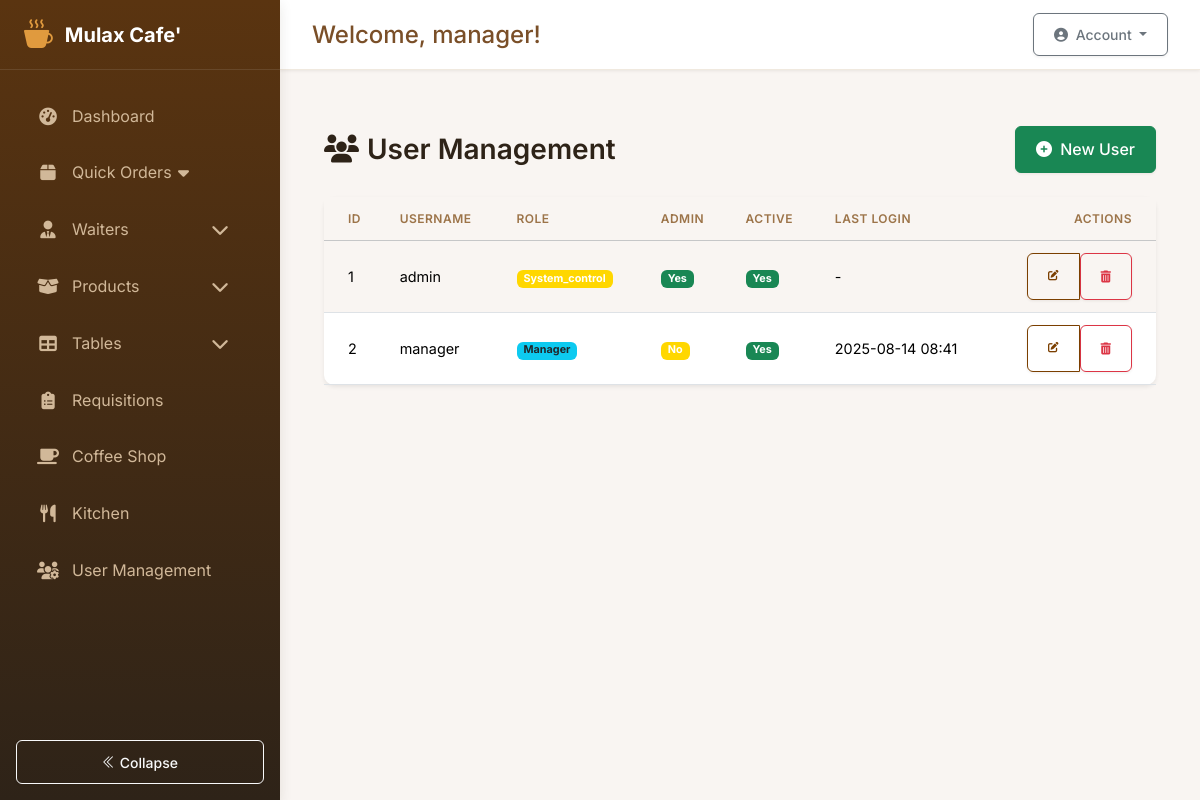
/auth/admin/users (signed in), run on the app's committed database.
### app/models.py (models this page shows, shortened)
class User(db.Model, UserMixin):
    __tablename__ = 'users'
    id = db.Column(db.Integer, primary_key=True)
    username = db.Column(db.String(80), unique=True, nullable=False)
    password_hash = db.Column(db.String(128))
    role = db.Column(db.String(20), default='employee')  # Possible values: 'system_control', 'manager', 'employee'
    is_admin = db.Column(db.Boolean, default=False)
    active = db.Column(db.Boolean, default=True)
    created_at = db.Column(db.DateTime, default=lambda: datetime.now(pytz.timezone('Africa/Kigali')))
    last_login = db.Column(db.DateTime)
    must_change_password = db.Column(db.Boolean, default=True)
    current_shift_id = db.Column(db.Integer, db.ForeignKey('shifts.id'))
    current_shift = db.relationship('Shift', back_populates='users')
    attendances = db.relationship('Attendance', back_populates='user')
    stock_movements = db.relationship('StockMovement', back_populates='user')
    requisitions = db.relationship(
        'Requisition',
        back_populates='requester',
        foreign_keys='[Requisition.user_id]'
    )
    approved_requisitions = db.relationship(
        'Requisition',
        back_populates='approver',
        foreign_keys='[Requisition.approved_by]'
    )
    coffee_sales = db.relationship('CoffeeSale', back_populates='recorder')
    orders_recorded = db.relationship('Order', back_populates='recorder', foreign_keys='[Order.recorded_by]')
    orders_served = db.relationship('Order', back_populates='server', foreign_keys='[Order.served_by]')
    orders_created = db.relationship('Order', back_populates='user', foreign_keys='Order.user_id')
    def is_system_control(self):
        return self.role == 'system_control' or self.is_admin
    def is_employee(self):
        return self.role == 'employee'
    def get_current_shift(self):
        if self.is_admin or self.is_system_control():
            return None  # Admins can see all shifts
        return self.current_shift

### app/auth/auth.py (the view)
@bp.route('/admin/users')
@login_required
def manage_users():
    users = User.query.order_by(User.username).all()
    for user in users:
        if user.last_login:
            user.formatted_last_login = user.last_login.strftime('%Y-%m-%d %H:%M')
        else:
            user.formatted_last_login = None
    return render_template('auth/manage_users.html', users=users)

### app/templates/auth/manage_users.html (shortened to what this page needs)
{% extends 'base.html' %}
{% block content %}
<div class="container mt-4">
    <div class="d-flex justify-content-between align-items-center mb-4">
        <h3 class="mb-0"><i class="fas fa-users me-2"></i>User Management</h3>
        <a href="{{ url_for('auth.create_user') }}" class="btn btn-success">
            <i class="fas fa-plus-circle me-1"></i> New User
        </a>
    </div>
    <div class="card shadow-sm">
        <div class="card-body p-0">
            <div class="table-responsive">
                <table class="table table-hover table-striped mb-0">
                    <thead class="table-light">
                        <tr>
                            <th class="ps-4">ID</th>
                            <th>Username</th>
                            <th>Role</th>
                            <th>Admin</th>
                            <th>Active</th>
                            <th>Last Login</th>
                            <th class="text-end pe-4">Actions</th>
                        </tr>
                    </thead>
                    <tbody>
                    {% for user in users %}
                        <tr>
                            <td class="ps-4">{{ user.id }}</td>
                            <td>{{ user.username }}</td>
                            <td>
                                <span class="badge
                                    {% if user.role == 'admin' %}bg-primary
                                    {% elif user.role == 'manager' %}bg-info text-dark
                                    {% elif user.role == 'waiter' %}bg-warning text-dark
                                    {% else %}bg-secondary
                                    {% endif %}">
                                    {{ user.role|title }}
                                </span>
                            </td>
                            <td>
                                <span class="badge bg-{% if user.is_admin %}success{% else %}secondary{% endif %}">
                                    {{ 'Yes' if user.is_admin else 'No' }}
                                </span>
                            </td>
                            <td>
                                <span class="badge bg-{% if user.active %}success{% else %}danger{% endif %}">
                                    {{ 'Yes' if user.active else 'No' }}
                                </span>
                            </td>
                            <td>{{ user.last_login.strftime('%Y-%m-%d %H:%M') if user.last_login else '-' }}</td>
                            <td class="text-end pe-4">
                                <div class="btn-group btn-group-sm" role="group">
                                    <a href="{{ url_for('auth.edit_user', user_id=user.id) }}"
                                       class="btn btn-outline-primary"
                                       title="Edit"
                                       data-bs-toggle="tooltip">
                                    </a>
                                    <form method="POST"
                                          action="{{ url_for('auth.delete_user', user_id=user.id) }}"
                                          class="d-inline"
                                          onsubmit="return confirm('Are you sure you want to delete this user?');">
                                        <button type="submit"
                                                class="btn btn-outline-danger"
                                                title="Delete"
                                                data-bs-toggle="tooltip">
                                            <i class="fas fa-trash-alt fa-xs"></i>
                                        </button>
                                    </form>
                                </div>
                            </td>
                        </tr>
                    {% else %}
                        <tr>
                            <td colspan="7" class="text-center py-4 text-muted">No users found</td>
                        </tr>
                    {% endfor %}
                    </tbody>
                </table>
            </div>
        </div>
    </div>
</div>
{% endblock %}

### app/templates/base.html (shortened to what this page needs)
<!DOCTYPE html>
<html lang="en">
<head>
    <link rel="stylesheet" href="https://cdn.jsdelivr.net/npm/bootstrap-icons@1.11.1/font/bootstrap-icons.css">
    <link href="https://cdn.jsdelivr.net/npm/bootstrap@5.3.2/dist/css/bootstrap.min.css" rel="stylesheet">
    <link href="{{ url_for('static', filename='css/styles.css') }}" rel="stylesheet">
    <link rel="stylesheet" href="https://cdnjs.cloudflare.com/ajax/libs/font-awesome/6.5.2/css/all.min.css">
    <link rel="stylesheet" href="https://cdn.datatables.net/1.11.5/css/dataTables.bootstrap5.min.css">
</head>
<body>
    {% if current_user.is_authenticated %}
        <div class="app-container">
            <aside class="sidebar" id="sidebar">
                <div class="sidebar-header">
                    <a href="#" class="sidebar-brand">
                        <i class="bi bi-cup-hot-fill"></i>
                        <span>Mulax Cafe'</span>
                    </a>
                </div>
                <div class="sidebar-nav-container">
                    <ul class="sidebar-nav">
                        {% if current_user.role in ['admin', 'manager'] %}
                            <li class="nav-item">
                                <a class="sidebar-nav-link" href="{{ url_for('main.dashboard') }}">
                                    <i class="fas fa-tachometer-alt"></i><span>Dashboard</span>
                                </a>
                            </li>
                        {% endif %}
                        <li class="nav-item">
                            <a class="sidebar-nav-link collapsed" href="#" data-bs-toggle="collapse" data-bs-target="#ordersMenu" aria-expanded="false">
                                <i class="fas fa-box"></i><span>Quick Orders</span>
                                <i class="fas fa-caret-down float-end"></i>
                            </a>
                        </li>
                        {% if current_user.role in ['admin', 'manager'] %}
<li class="nav-item">
    <a class="sidebar-nav-link d-flex align-items-center" href="#waitersSubmenu" data-bs-toggle="collapse" role="button" aria-expanded="false" aria-controls="waitersSubmenu">
        <i class="fas fa-user-tie"></i>
        <span>Waiters</span>
        <i class="fas fa-chevron-down ms-auto menu-toggle"></i>
    </a>
</li>
{% endif %}
                        <li class="nav-item">
                            <a class="sidebar-nav-link d-flex align-items-center" href="#productSubmenu" data-bs-toggle="collapse" role="button" aria-expanded="false" aria-controls="productSubmenu">
                                <i class="fas fa-box-open"></i>
                                <span>Products</span>
                                <i class="fas fa-chevron-down ms-auto menu-toggle"></i>
                            </a>
                        </li>
                        <li class="nav-item">
                            <a class="sidebar-nav-link d-flex align-items-center" href="#tablesSubmenu" data-bs-toggle="collapse" role="button" aria-expanded="false" aria-controls="tablesSubmenu">
                                <i class="fas fa-table"></i>
                                <span>Tables</span>
                                <i class="fas fa-chevron-down ms-auto menu-toggle"></i>
                            </a>
                        </li>
                        <li class="nav-item">
                            <a class="sidebar-nav-link" href="{{ url_for('requisitions.list_requisitions') }}">
                                <i class="fas fa-clipboard-list"></i><span>Requisitions</span>
                            </a>
                        </li>
                        <li class="nav-item">
                            <a class="sidebar-nav-link" href="{{ url_for('coffee.list_sales') }}">
                                <i class="fas fa-coffee"></i><span>Coffee Shop</span>
                            </a>
                        </li>
                        <li class="nav-item">
                            <a class="sidebar-nav-link" href="{{ url_for('kitchen.inventory') }}">
                                <i class="fas fa-utensils"></i><span>Kitchen</span>
                            </a>
                        </li>
                        {% if current_user.role in ['manager'] %}
                        <li class="nav-item">
                            <a class="sidebar-nav-link" href="{{ url_for('auth.manage_users') }}">
                                <i class="fas fa-users-cog"></i><span>User Management</span>
                            </a>
                        </li>
                        {% endif %}
                    </ul>
                </div>
                <div class="sidebar-footer p-3">
                    <button class="sidebar-toggle btn btn-sm btn-outline-light w-100" id="sidebarToggle">
                        <i class="bi bi-chevron-double-left"></i> <span>Collapse</span>
                    </button>
                </div>
            </aside>
            <main class="main-content" id="main-content">
                <div class="content-wrapper">
                    <div class="top-bar">
                        <div class="welcome-message">
                            <h4>Welcome, {{ current_user.username }}!</h4>
                        </div>
                        <div class="user-profile">
                            <div class="dropdown">
                                <button class="btn btn-sm btn-outline-secondary dropdown-toggle" type="button" id="dropdownMenuButton" data-bs-toggle="dropdown" aria-expanded="false">
                                    <i class="fas fa-user-circle me-1"></i> Account
                                </button>
                            </div>
                        </div>
                    </div>
                    <div class="content-container">
                        {% block content %}{% endblock %}
                    </div>
                </div>
            </main>
        </div>
    {% endif %}
</body>
</html>

### app/static/css/styles.css (style rules this page uses)
:root { --primary: #7B3F00; --secondary: #FFD700; --dark: #212529; --light: #F8F9FA; }
body { background-color: #f5f5f5; }
.btn-outline-primary { color: var(--primary); border-color: var(--primary); }
.bg-secondary { background-color: var(--secondary) !important; }
.card { border: none; box-shadow: 0 0.125rem 0.25rem rgba(0, 0, 0, 0.075); }
.table th { background-color: var(--light); }
.table-responsive { overflow-x: auto; }
.table { font-size: 0.9rem; }
.table th { white-space: nowrap; position: sticky; top: 0; background-color: #f8f9fa; }

### data on the page
User: username "manager", id "2", role "Manager", is_admin "No", active "Yes", last_login "2025-08-14 08:41"
User: id "1", username "admin", role "System_control", is_admin "Yes", active "Yes", last_login "-"
